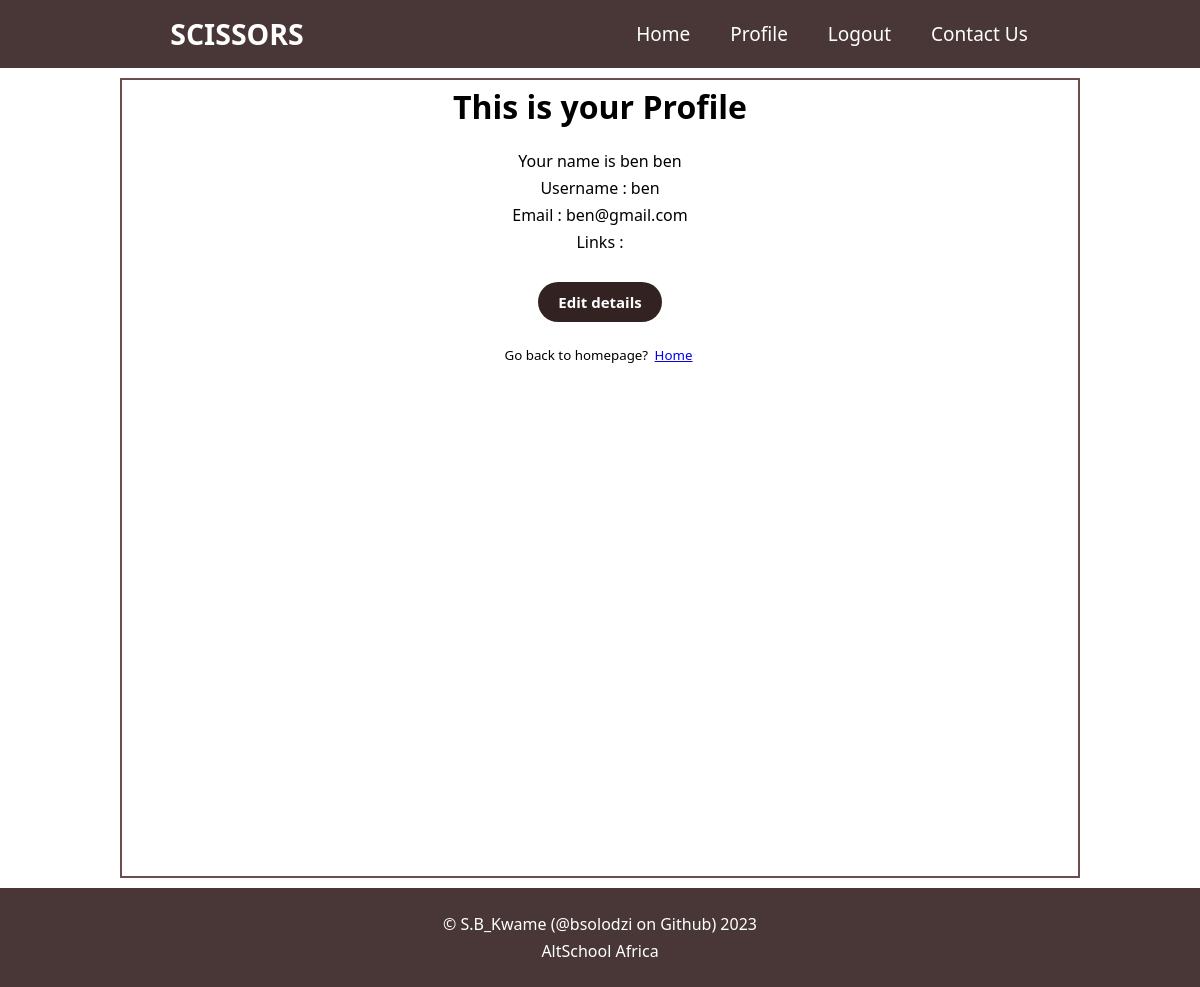
Screenshot of /profile (signed in) with the database file from the repository.
### app.py (models this page shows, shortened)
class User (db.Model, UserMixin):
    __tablename__ = "users"
    id = db.Column(db.Integer(), primary_key=True)
    username = db.Column(db.String(255), nullable=False, unique=True)
    first_name = db.Column(db.String(50), nullable=False)
    last_name = db.Column(db.String(50), nullable=False)
    email = db.Column(db.String(255), nullable=False, unique=True)
    password_hash = db.Column(db.Text(), nullable=False)
    links = db.relationship('Link', backref='user')

### app.py (the view)
@app.route('/profile')
@login_required
def profile():
    return render_template('profile.html')

### app.py (called while the page is built)
@login_manager.user_loader
def load_user(user_id):
    return User.query.get(int(user_id))

### templates/profile.html
{% extends 'base.html' %}
{% block content %}
    <h1>This is your Profile</h1>
    <form action="" >
        <div class="form-group">
            <p>Your name is {{current_user.first_name}} {{current_user.last_name}}</p>
            <p>Username : {{current_user.username}}</p>
            <p>Email : {{current_user.email}}</p>
            <p> Links : {{current_user.link}}</p>
        </div>
        <div class="form-group">
            <input type="submit" value="Edit details" class="mybtn">
        </div>
        <small class="form-group">
            Go back to homepage? <a href="{{url_for('index')}}" class="">Home</a>
        </small>
    </form>
{% endblock content %}

### static/css/main.css (style rules this page uses)
* { font-family: system-ui, 'Segoe UI', 'Open Sans', 'Helvetica Neue', sans-serif; margin: auto; box-sizing: border-box; }
a { text-decoration: underline; margin: 0 3px; }
form { width:auto; }
.form-group { padding: 12px 10px; }
.mybtn { padding: 10px 20px; background-color: rgb(51, 34, 34); border: none; color: white; font-weight: bold; border-radius: 20px; transition: all 1.5s; text-decoration: none; }
input { border-radius: 10px; align-items: left; text-align: left; font-size: 15px; }
h1, h2, h3, p { margin: 5px 10px; text-align: center; }
form { display: flex; flex-direction: column; }

### rows the page displays
User: first_name "ben", last_name "ben", username "ben", email "ben@gmail.com"
